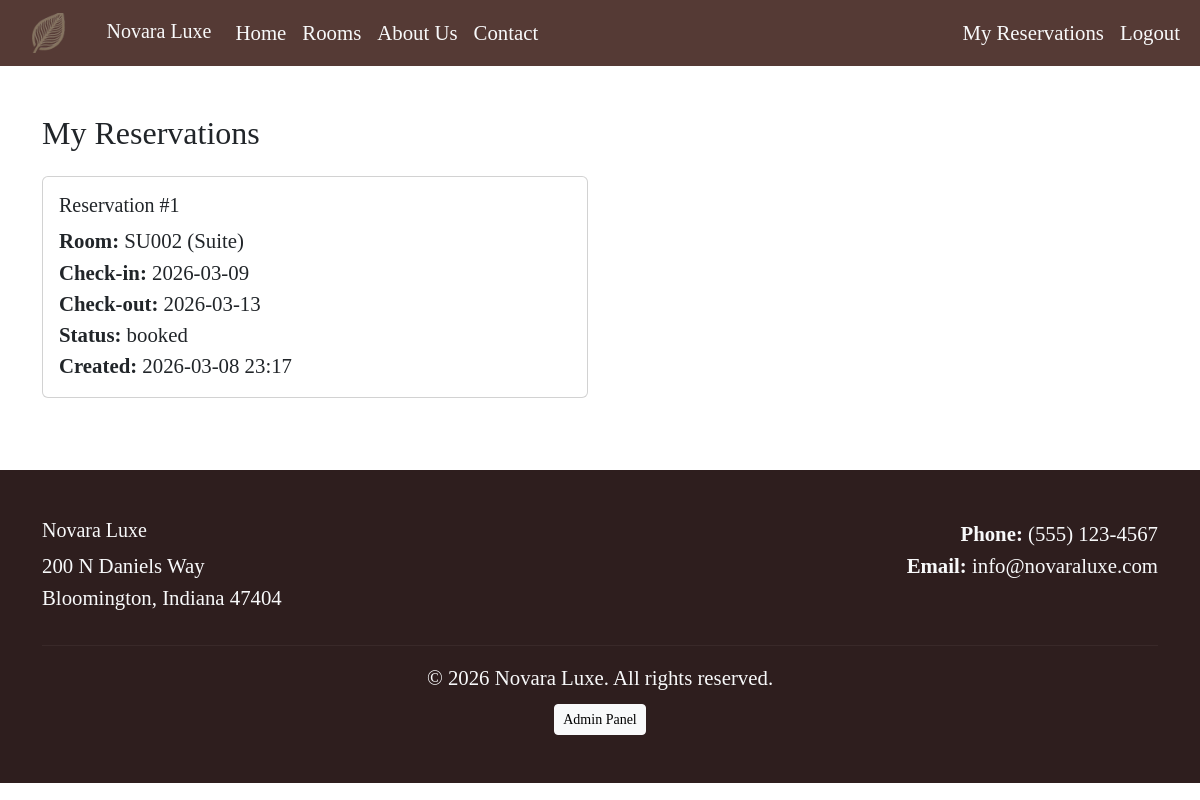
Page /dashboard (signed in) on the earlier database version.
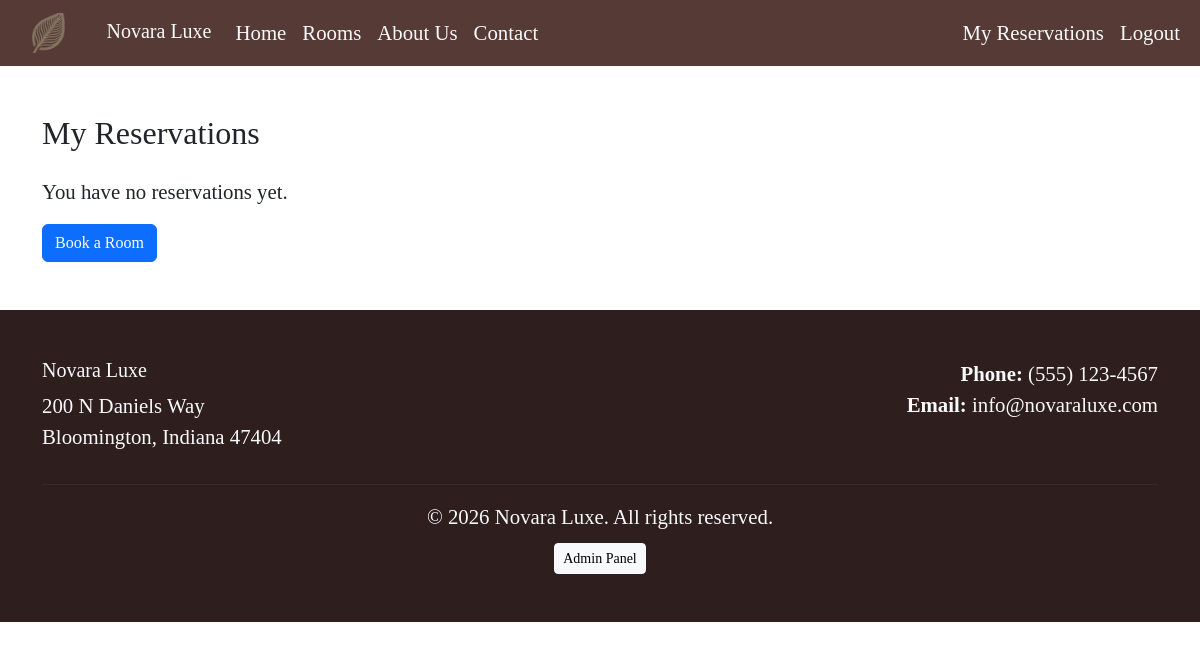
Same page on the later database version.
### backend.py (models this page shows)
class Reservation(db.Model):
    reservation_id = db.Column(db.Integer, primary_key=True)
    guest_id = db.Column(db.Integer, db.ForeignKey('guest.guest_id'))
    room_id = db.Column(db.Integer, db.ForeignKey('room.room_id'))
    check_in_date = db.Column(db.Date, nullable=False)
    check_out_date = db.Column(db.Date, nullable=False)
    status = db.Column(db.String(20), default='booked')
    created_at = db.Column(db.DateTime, default=lambda: datetime.now(timezone.utc))
    guest = db.relationship('Guest', backref='reservations')
    room = db.relationship('Room', backref='reservations')

class Room(db.Model):
    room_id = db.Column(db.Integer, primary_key=True)
    room_number = db.Column(db.String(10), unique=True, nullable=False)
    room_type = db.Column(db.String(30), nullable=False)
    rate = db.Column(db.Numeric(10,2), nullable=False)
    status = db.Column(db.String(20), default='available')

### backend.py (the view)
@app.route('/dashboard')
@login_required
def dashboard():
    reservations = Reservation.query.filter_by(guest_id=current_user.guest_id).all()
    return render_template('dashboard.html', reservations=reservations)

### backend.py (called while the page is built)
@login_manager.user_loader
def load_user(user_id):
    return Guest.query.get(int(user_id))

### templates/dashboard.html
{% extends "base.html" %}
{% block content %}
<div class="container mt-5">
    <h2 class="mb-4">My Reservations</h2>
    {% if reservations %}
        <div class="row">
            {% for reservation in reservations %}
            <div class="col-md-6 mb-4">
                <div class="card">
                    <div class="card-body">
                        <h5 class="card-title">Reservation #{{ reservation.reservation_id }}</h5>
                        <p class="card-text">
                            <strong>Room:</strong> {{ reservation.room.room_number }} ({{ reservation.room.room_type }})<br>
                            <strong>Check-in:</strong> {{ reservation.check_in_date }}<br>
                            <strong>Check-out:</strong> {{ reservation.check_out_date }}<br>
                            <strong>Status:</strong> {{ reservation.status }}<br>
                            <strong>Created:</strong> {{ reservation.created_at.strftime('%Y-%m-%d %H:%M') }}
                        </p>
                    </div>
                </div>
            </div>
            {% endfor %}
        </div>
    {% else %}
        <p>You have no reservations yet.</p>
        <a href="{{ url_for('rooms') }}" class="btn btn-primary">Book a Room</a>
    {% endif %}
</div>
{% endblock %}

Differences in the rows shown:
removed Reservation: reservation_id "1", room.room_number "SU002", room.room_type "Suite", check_in_date "2026-03-09", check_out_date "2026-03-13", status "booked", created_at "2026-03-08 23:17"
Other differences:
text now shown: "You have no reservations yet. Book a Room"
